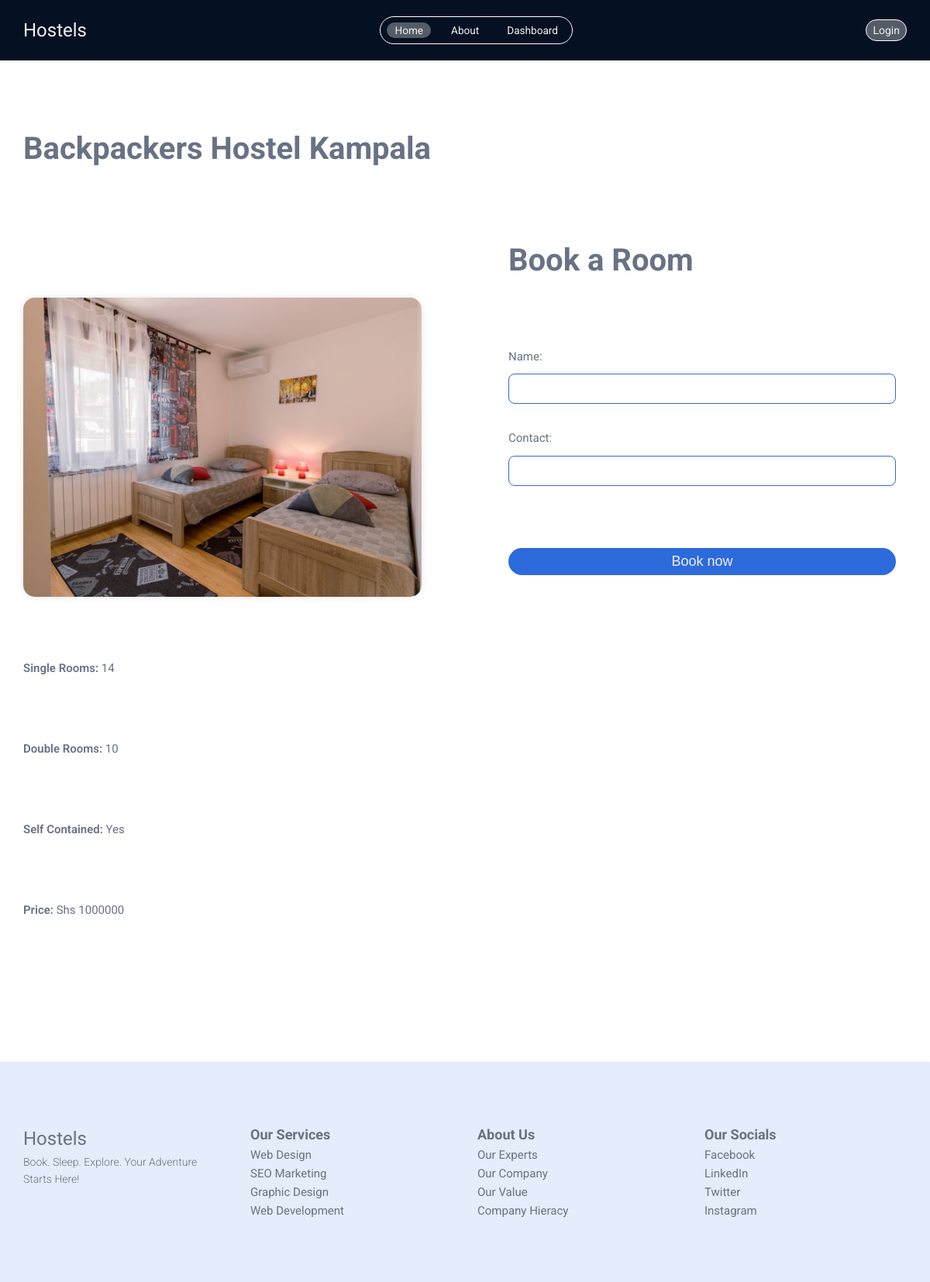
The app's page /hostel/2 with its own data.
### app.py (models this page shows)
class Hostel(db.Model):
    id = db.Column(db.Integer, primary_key=True)
    name = db.Column(db.String(100))
    single_rooms = db.Column(db.Integer)
    double_rooms = db.Column(db.Integer)
    self_contained = db.Column(db.Boolean)
    image = db.Column(db.String(200))
    price = db.Column(db.Integer)

### app.py (the view, shortened to what this page needs)
@app.route('/hostel/<int:hostel_id>', methods=['GET', 'POST'])
def hostel_details(hostel_id):
    hostel = Hostel.query.get_or_404(hostel_id)
    return render_template('hostel_details.html', hostel=hostel)

### templates/hostel_details.html (shortened to what this page needs)
{% extends "base.html" %} <br />
{% block body %}
<header id="navbar" class="nav black">
    <nav class="main-nav container">
        <a href="/" class="logo satisfy-regular">Hostels</a>
        <ul>
            <li id="home-link">
                <a class="active" href="{{ url_for('index') }}">Home</a>
            </li>
            <li id="about-link">
                <a href="{{ url_for('about') }}">About</a>
            </li>
            <li id="contact-link">
                <a href="{{ url_for('dashboard') }}">Dashboard</a>
            </li>
        </ul>
        {% if 'username' in session %}
        <a href="{{ url_for('logout') }}" class="login">Logout</a>
        {% else %}
        <a href="{{ url_for('login') }}" class="login">Login</a>
        {% endif %}
    </nav>
</header>
<div class="container mt-7">
    <h2>{{ hostel.name }}</h2>
    <div class="row">
        <div class="col-1">
            <div class="image">
                <img src="../{{ hostel.image }}" alt="{{ hostel.name }}" />
            </div>
            <p><span>Single Rooms:</span> {{ hostel.single_rooms }}</p>
            <p><span>Double Rooms:</span> {{ hostel.double_rooms }}</p>
            <p>
                <span>Self Contained: </span> {{ "Yes" if hostel.self_contained
                else "No" }}
            </p>
            <p><span>Price:</span> Shs {{ hostel.price }}</p>
        </div>
        <div class="col-2">
            <h2>Book a Room</h2>
            <form method="POST">
                <div class="form-grp">
                    <label for="name">Name:</label>
                    <input type="text" id="name" name="name" required />
                </div>
                <div class="form-grp">
                    <label for="contact">Contact:</label>
                    <input type="text" id="contact" name="contact" required />
                </div>
                <input class="btn" type="submit" value="Book now" />
            </form>
        </div>
    </div>
</div>
{% endblock %}

### static/style/style.css (style rules this page uses)
* { margin: 0; padding: 0; box-sizing: border-box; list-style: none; }
html { color-scheme: light dark; scroll-behavior: smooth; }
:root { --bg: #ffffff; --secondary: #e3edfc; --clr: #687284; --danger: #d36865; --bg-danger: #2a0a09; --success: #48824c; --primary: #2d6adb; }
a { text-decoration: none; color: inherit; }
img { max-width: 100%; display: block; }
body { font-family: "Roboto", system-ui, -apple-system, BlinkMacSystemFont, "Segoe UI", Roboto, Oxygen, Ubuntu, Cantarell, "Open Sans", "Helvetica Neue", sans-serif; font-weight: 400; font-style: normal; line-height: 1.6; font-size: clamp(0.75rem, 0.5156rem + 0.75vw, 0.9375rem); background-color: var(--bg); color: var(--clr); }
.satisfy-regular { font-family: "Satisfy", cursive; font-weight: 400; font-style: normal; }
h2 { font-size: clamp(1.25rem, -0.9219rem + 5.5vw, 2.5rem); font-family: "Roboto", sans-serif; font-weight: 700; font-style: normal; text-wrap: balance; }
.container { width: 95%; max-width: 1200px; margin: 0 auto; }
.btn { background-color: var(--primary); color: #f1f1f1; display: inline-block; padding: 0.375rem 1rem; font-size: clamp(0.875rem, 0.5625rem + 1vw, 1.125rem); text-align: center; white-space: nowrap; vertical-align: middle; -webkit-user-select: none; -moz-user-select: none; user-select: none; border: 1px solid transparent; border-radius: 2rem; transition: color 0.15s ease-in-out, background-color 0.15s ease-in-out; cursor: pointer; }
.nav { position: fixed; top: 0; z-index: 100; left: 0; width: 100%; color: #f1f1f1; background-color: transparent; transition: all 350ms ease-in-out; }
.nav.black { background-color: #051023; }
.main-nav { display: flex; justify-content: space-between; align-items: center; padding: 20px 0; }
.main-nav ul { display: flex; align-items: center; border: 1px solid #fff; border-radius: 2rem; padding: 5px 8px; gap: 1rem; }
.main-nav ul li a { padding: 2px 10px; border-radius: 2rem; font-size: 0.85rem; transition: all 350ms ease-in-out; }
.main-nav ul li a:hover, .main-nav ul li a.active { background-color: rgba(241, 241, 241, 0.337254902); }
.main-nav .login { font-size: 14px; background-color: rgba(241, 241, 241, 0.337254902); border: 1px solid #fff; border-radius: 2rem; padding: 2px 8px; transition: opacity 350ms ease-in-out; }
.logo { font-size: 1.5rem; }
.image { overflow: clip; border-radius: 15px; box-shadow: 0 0 10px rgba(0, 0, 0, 0.1); margin-top: 5rem; aspect-ratio: 4/3; }
.image img { width: 100%; height: 100%; -o-object-fit: cover; object-fit: cover; }
.mt-7 { margin-block: 10rem; }
form { max-width: 500px; display: flex; flex-direction: column; gap: 2rem; margin-top: 5rem; }
form .form-grp { display: flex; align-items: flex-start; justify-content: center; flex-direction: column; width: 100%; gap: 0.65rem; }
form .form-grp input { width: 100%; padding: 0.5rem 1rem; border-radius: 8px; font-size: clamp(0.875rem, 0.5625rem + 1vw, 1.125rem); border: 1px solid var(--primary); transition: all 350ms ease-in-out; background-color: transparent; color: inherit; }
form .btn { margin-top: 3rem; }
.row { display: flex; flex-direction: column; gap: 5rem; margin-top: 5rem; }
.row > * { flex: 1; }
@media screen and (min-width: 768px) { .row { flex-direction: row; gap: 7rem; } }
.col-1 { display: grid; gap: 5rem; }
.col-1 p span { font-weight: 600; }

### records on screen
Hostel: name "Backpackers Hostel Kampala", single_rooms "14", double_rooms "10", self_contained "Yes", price "1000000"
